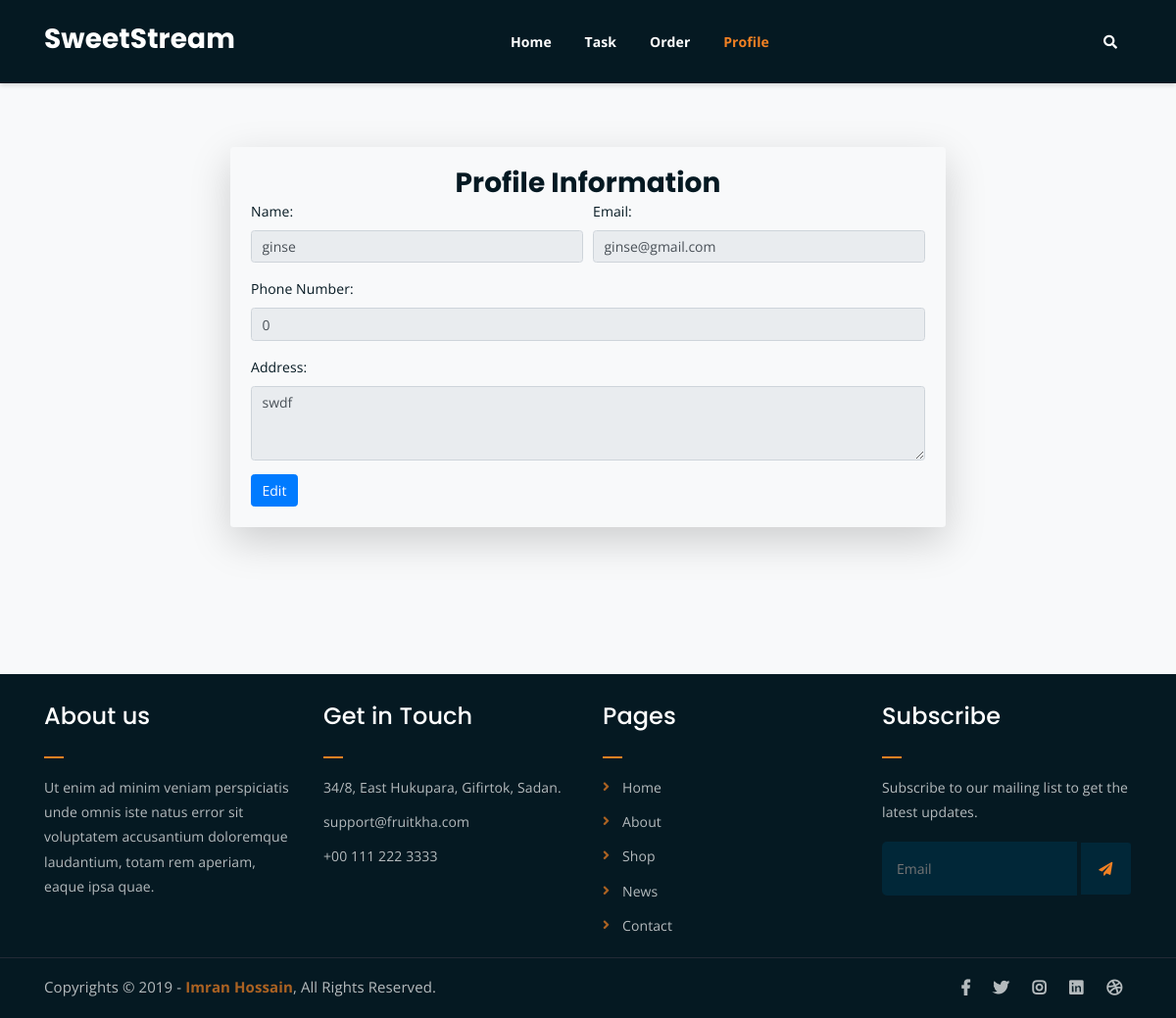
Screenshot of /delivery/profile.php (signed in) with the database file from the repository.
### tables this page shows
CREATE TABLE `user_table` (
  `id` int(11) NOT NULL,
  `name` varchar(100) NOT NULL,
  `phone_no` varchar(15) NOT NULL,
  `email` varchar(100) NOT NULL,
  `password` varchar(255) NOT NULL,
  `address` varchar(255) DEFAULT NULL,
  `privilege` varchar(100) DEFAULT NULL
);

### delivery/profile.php (the view, shortened to what this page needs)
<!DOCTYPE html>
<html lang="en">
	<head>
		<link rel="stylesheet" href="../user/assets/css/all.min.css">
		<link rel="stylesheet" href="../user/assets/bootstrap/css/bootstrap.min.css">
		<link rel="stylesheet" href="../user/assets/css/main.css">
	</head>
<body>
	 <div class="top-header-area" id="sticker">
        <div class="container">
            <div class="row">
                <div class="col-lg-12 text-center">
                    <div class="main-menu-wrap">
                        <div class="site-logo">
                            <a href="#">
                                <h3 class="orange-text">SweetStream</h3>
                            </a>
                        </div>
                        <nav class="main-menu">
                            <ul>
                                <li><a href="index.php">Home</a></li>
								<li><a href="task.php">Task</a></li>
                                <li><a href="order.php">Order</a></li>
                                <li class="current-list-item"><a href="profile.php">Profile</a></li>
                                <li>
                                    <div class="header-icons">
                                        <a class="mobile-hide search-bar-icon" href="#"><i class="fas fa-search"></i></a>
                                    </div>
                                </li>
                            </ul>
                        </nav>
                    </div>
                </div>
            </div>
        </div>
    </div>
	<?php
include $_SERVER['DOCUMENT_ROOT'] . '/SweetStream/php/db_connection.php';
$conn = new mysqli($host, $user, $password, $dbname);
$user_id = $_SESSION['user_id'] ?? null;
if ($user_id) {
    $query = "SELECT name, phone_no, email, address FROM user_table WHERE id = ?";
    $stmt = $conn->prepare($query);
    $stmt->bind_param("i", $user_id);
    $stmt->execute();
    $result = $stmt->get_result();
    $user = $result->fetch_assoc();
} else {
    echo "<script>alert('User not logged in');</script>";
}
?>
	<div class="profile-section mt-150 mb-150">
    <div class="container">
        <div class="row">
            <div class="col-lg-8 offset-lg-2">
                <div class="profile-card shadow-lg p-4 rounded">
                    <div class="profile-info text-center">
                        <h3>Profile Information</h3>
                    </div>
                    <div class="profile-form">
					<form id="profile-form" method="post">
    <div class="form-row">
        <div class="form-group col-md-6">
            <label for="name">Name:</label>
            <input type="text" class="form-control" id="name" name="name"
                   value="<?php echo htmlspecialchars($user['name'] ?? ''); ?>" disabled>
        </div>
        <div class="form-group col-md-6">
            <label for="email">Email:</label>
            <input type="email" class="form-control" id="email" name="email"
                   value="<?php echo htmlspecialchars($user['email'] ?? ''); ?>" disabled>
        </div>
    </div>
    <div class="form-group">
        <label for="phone">Phone Number:</label>
        <input type="text" class="form-control" id="phone" name="phone"
               value="<?php echo htmlspecialchars($user['phone_no'] ?? ''); ?>" disabled>
    </div>
    <div class="form-group">
        <label for="address">Address:</label>
        <textarea class="form-control" id="address" name="address" rows="3" disabled><?php echo htmlspecialchars($user['address'] ?? ''); ?></textarea>
    </div>
    <div class="button-group">
        <button type="button" class="btn btn-primary" id="edit-btn">Edit</button>
    </div>
</form>
                    </div>
                </div>
            </div>
			</div>
			</div>
			</div>
	 <div class="footer-area">
        <div class="container">
            <div class="row">
                <div class="col-lg-3 col-md-6">
                    <div class="footer-box about-widget">
                        <h2 class="widget-title">About us</h2>
                        <p>Ut enim ad minim veniam perspiciatis unde omnis iste natus error sit voluptatem accusantium doloremque laudantium, totam rem aperiam, eaque ipsa quae.</p>
                    </div>
                </div>
                <div class="col-lg-3 col-md-6">
                    <div class="footer-box get-in-touch">
                        <h2 class="widget-title">Get in Touch</h2>
                        <ul>
                            <li>34/8, East Hukupara, Gifirtok, Sadan.</li>
                            <li>support@fruitkha.com</li>
                            <li>+00 111 222 3333</li>
                        </ul>
                    </div>
                </div>
                <div class="col-lg-3 col-md-6">
                    <div class="footer-box pages">
                        <h2 class="widget-title">Pages</h2>
                        <ul>
                            <li><a href="index.php">Home</a></li>
                            <li><a href="about.html">About</a></li>
                            <li><a href="services.html">Shop</a></li>
                            <li><a href="news.html">News</a></li>
                            <li><a href="contact.html">Contact</a></li>
                        </ul>
                    </div>
                </div>
                <div class="col-lg-3 col-md-6">
                    <div class="footer-box subscribe">
                        <h2 class="widget-title">Subscribe</h2>
                        <p>Subscribe to our mailing list to get the latest updates.</p>
                        <form action="index.php">
                            <input type="email" placeholder="Email">
                            <button type="submit"><i class="fas fa-paper-plane"></i></button>
                        </form>
                    </div>
                </div>
            </div>
        </div>
    </div>
    <div class="copyright">
        <div class="container">
            <div class="row">
                <div class="col-lg-6 col-md-12">
                    <p>Copyrights &copy; 2019 - <a href="https://imransdesign.com/">Imran Hossain</a>,  All Rights Reserved.</p>
                </div>
                <div class="col-lg-6 text-right col-md-12">
                    <div class="social-icons">
                        <ul>
                            <li><a href="#" target="_blank"><i class="fab fa-facebook-f"></i></a></li>
                            <li><a href="#" target="_blank"><i class="fab fa-twitter"></i></a></li>
                            <li><a href="#" target="_blank"><i class="fab fa-instagram"></i></a></li>
                            <li><a href="#" target="_blank"><i class="fab fa-linkedin"></i></a></li>
                            <li><a href="#" target="_blank"><i class="fab fa-dribbble"></i></a></li>
                        </ul>
                    </div>
                </div>
            </div>
        </div>
    </div>
</body>
</html>

### user/assets/css/main.css (style rules this page uses)
html { font-size: 14px; font-weight: 400; line-height: 28px; height: 100%; }
body { font-family: "Open Sans", sans-serif; font-weight: 400; font-size: 1rem; letter-spacing: 0.1px; line-height: 1.8; color: #051922; overflow-x: hidden; }
a { cursor: pointer; text-decoration: none; -webkit-transition: all 0.2s ease-in-out; -o-transition: all 0.2s ease-in-out; transition: all 0.2s ease-in-out; }
h1, .h1, h2, .h2, h3, .h3, h4, .h4, h5, .h5, h6, .h6 { font-family: "Poppins", sans-serif; font-weight: 700; margin: 0 0 1.25rem 0; color: #051922; }
h1:last-child, .h1:last-child, h2:last-child, .h2:last-child, h3:last-child, .h3:last-child, h4:last-child, .h4:last-child, h5:last-child, .h5:last-child, h6:last-child, .h6:last-child { margin: 0; }
h2, .h2 { font-size: 3rem; font-weight: 700; line-height: 3.25rem; }
h3, .h3 { font-size: 2rem; font-weight: 700; line-height: 2.25rem; }
p { font-family: "Open Sans", sans-serif; font-weight: 400; font-size: 1rem; letter-spacing: 0.1px; line-height: 1.8; color: #051922; margin: 0 0 1.25rem 0; }
p:last-child { margin: 0; }
.mt-150 { margin-top: 150px; }
.mb-150 { margin-bottom: 150px; }
.orange-text { color: #F28123; }
.top-header-area { position: absolute; z-index: 999; width: 100%; padding: 25px 0; }
nav.main-menu ul { margin: 0; padding: 0; list-style: none; }
nav.main-menu ul li { display: inline-block; }
nav.main-menu ul li a { color: #fff; font-weight: 700; display: block; padding: 15px; text-decoration: none; }
nav.main-menu ul > li { position: relative; }
nav.main-menu ul li:last-child a { display: inline-block; }
nav.main-menu > ul li:last-child { float: right; }
.site-logo { float: left; max-width: 150px; }
.main-menu-wrap { position: relative; }
.header-icons a { color: #fff; display: inline-block; padding: 10px; }
.site-logo { padding: 9px 0 0 0; }
nav.main-menu ul li.current-list-item > a { color: #F28123; }
nav.main-menu li a { -webkit-transition: 0.3s; -o-transition: 0.3s; transition: 0.3s; }
.top-header-area .header-icons a { -webkit-transition: 0.3s; -o-transition: 0.3s; transition: 0.3s; }
.top-header-area { -webkit-transition: 0.3s; -o-transition: 0.3s; transition: 0.3s; }
.footer-area { background-color: #051922; color: #fff; padding: 150px 0; }
h2.widget-title { font-size: 24px; font-weight: 500; position: relative; padding-bottom: 20px; color: #fff; }
h2.widget-title:after { position: absolute; left: 0; bottom: 0; width: 20px; height: 2px; background-color: #F28123; content: ""; }
.footer-box p { color: #fff; opacity: 0.7; line-height: 1.8; }
.footer-box ul { margin: 0; padding: 0; list-style: none; }
.footer-box ul li { opacity: 0.7; margin-bottom: 10px; line-height: 1.8; }
.footer-box ul li:last-child { margin-bottom: 0; }
.footer-box.subscribe form input[type=email] { border: none; background-color: #012738; width: 78%; padding: 15px; border-top-left-radius: 5px; border-bottom-left-radius: 5px; color: #fff; }
.footer-box.subscribe form button { width: 20%; border: none; background-color: #012738; color: #F28123; padding: 14px 0; border-top-right-radius: 3px; border-bottom-right-radius: 3px; cursor: pointer; }
.copyright { background-color: #051922; border-top: 1px solid #232a35; }
.copyright p { margin: 0; color: #fff; opacity: 0.7; padding: 16px 0; font-size: 15px; }
.copyright a { color: #F28123; font-weight: 700; }
.social-icons ul { margin: 0; padding: 0; list-style: none; }
.social-icons ul li { display: inline-block; }
.social-icons ul li a { font-size: 16px; color: #fff; opacity: 0.7; padding: 16px 10px; display: block; }
.footer-box ul li a { color: #fff; }
.footer-box.pages ul li { position: relative; padding-left: 20px; }
.footer-box.pages ul li:before { position: absolute; left: 0; top: 0; content: "\f105"; font-family: "Font Awesome 5 Free"; font-weight: 900; color: #F28123; }
.footer-box.pages ul li a { -webkit-transition: 0.3s; -o-transition: 0.3s; transition: 0.3s; }
.footer-box.subscribe form button { -webkit-transition: 0.3s; -o-transition: 0.3s; transition: 0.3s; }
.social-icons ul li a { -webkit-transition: 0.3s; -o-transition: 0.3s; transition: 0.3s; }
html, body { height: 100%; }

### rows the page displays
user_table: name "ginse", email "ginse@gmail.com", phone "0", address "swdf"
